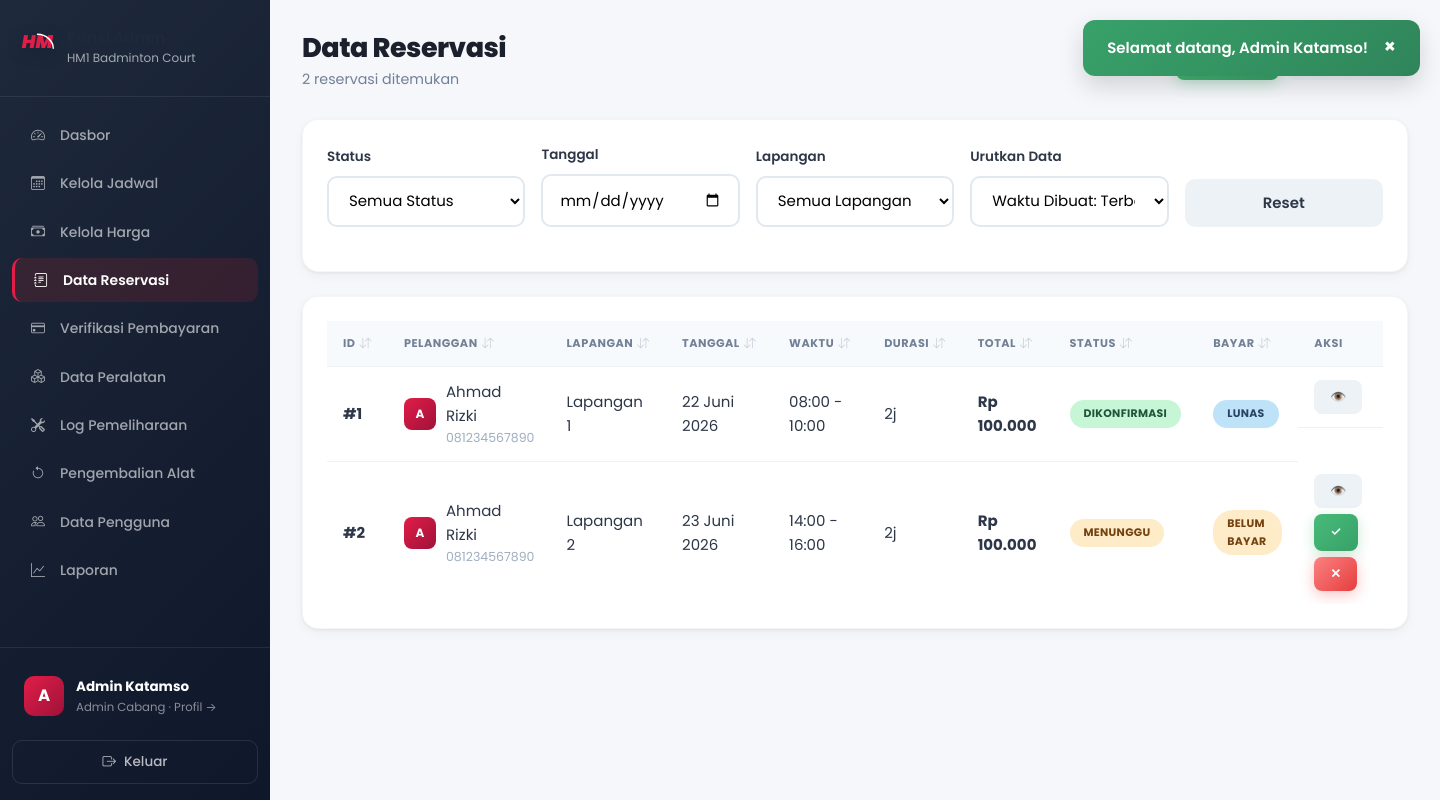
/admin/reservasi.php (signed in), run on the app's committed database.
### tables this page shows
CREATE TABLE IF NOT EXISTS cabang (
    id INT AUTO_INCREMENT PRIMARY KEY,
    nama VARCHAR(100) NOT NULL COMMENT 'Nama cabang',
    alamat VARCHAR(255) NOT NULL COMMENT 'Alamat lengkap cabang',
    jumlah_lapangan INT NOT NULL DEFAULT 0 COMMENT 'Jumlah lapangan di cabang',
    no_telepon VARCHAR(20) DEFAULT NULL COMMENT 'Nomor telepon cabang',
    created_at TIMESTAMP DEFAULT CURRENT_TIMESTAMP,
    
    INDEX idx_nama (nama)
);

CREATE TABLE IF NOT EXISTS reservasi (
    id INT AUTO_INCREMENT PRIMARY KEY,
    user_id INT NOT NULL COMMENT 'ID pelanggan pemesan',
    lapangan_id INT NOT NULL COMMENT 'ID lapangan yang dipesan',
    tanggal DATE NOT NULL COMMENT 'Tanggal main',
    waktu_mulai TIME NOT NULL COMMENT 'Jam mulai bermain',
    waktu_selesai TIME NOT NULL COMMENT 'Jam selesai bermain',
    durasi_jam INT NOT NULL COMMENT 'Lama sewa dalam jam',
    total_harga INT NOT NULL COMMENT 'Total biaya',
    catatan TEXT COMMENT 'Catatan tambahan dari pelanggan',
    status ENUM('pending', 'confirmed', 'cancelled', 'completed') DEFAULT 'pending' 
        COMMENT 'pending=menunggu, confirmed=dikonfirmasi, cancelled=dibatalkan, completed=selesai',
    payment_status ENUM('unpaid', 'dp_paid', 'paid') DEFAULT 'unpaid'
        COMMENT 'Status pembayaran',
    total_dibayar INT DEFAULT 0 COMMENT 'Total yang sudah dibayar',
    created_at TIMESTAMP DEFAULT CURRENT_TIMESTAMP,
    updated_at TIMESTAMP DEFAULT CURRENT_TIMESTAMP ON UPDATE CURRENT_TIMESTAMP,
    
    FOREIGN KEY (user_id) REFERENCES users(id) ON DELETE CASCADE,
    FOREIGN KEY (lapangan_id) REFERENCES lapangan(id) ON DELETE CASCADE,
    
    INDEX idx_tanggal (tanggal),
    INDEX idx_status (status),
    INDEX idx_payment_status (payment_status),
    INDEX idx_user (user_id),
    INDEX idx_lapangan_tanggal (lapangan_id, tanggal)
);

CREATE TABLE IF NOT EXISTS users (
    id INT AUTO_INCREMENT PRIMARY KEY,
    nama VARCHAR(100) NOT NULL COMMENT 'Nama lengkap',
    email VARCHAR(100) UNIQUE NOT NULL COMMENT 'Email untuk login',
    password VARCHAR(255) NOT NULL COMMENT 'Password terenkripsi bcrypt',
    no_telepon VARCHAR(20) NOT NULL COMMENT 'Nomor WhatsApp/telepon',
    role ENUM('user', 'admin', 'owner') DEFAULT 'user' COMMENT 'user=pelanggan, admin=admin cabang, owner=pemilik',
    cabang_id INT DEFAULT NULL COMMENT 'Cabang yang dikelola (khusus admin)',
    is_active TINYINT(1) DEFAULT 1 COMMENT '1=aktif, 0=nonaktif',
    foto VARCHAR(255) DEFAULT NULL COMMENT 'Path foto profil',
    created_at TIMESTAMP DEFAULT CURRENT_TIMESTAMP COMMENT 'Tanggal registrasi',
    
    INDEX idx_email (email),
    INDEX idx_role (role)
);

CREATE TABLE IF NOT EXISTS lapangan (
    id INT AUTO_INCREMENT PRIMARY KEY,
    cabang_id INT NOT NULL COMMENT 'ID cabang pemilik lapangan',
    nama VARCHAR(50) NOT NULL COMMENT 'Nama lapangan (Lapangan 1, 2, dst)',
    tipe ENUM('indoor', 'outdoor') DEFAULT 'indoor' COMMENT 'Tipe lapangan',
    status ENUM('tersedia', 'perawatan', 'tidak_aktif') DEFAULT 'tersedia' COMMENT 'Status ketersediaan',
    
    FOREIGN KEY (cabang_id) REFERENCES cabang(id) ON DELETE CASCADE,
    INDEX idx_cabang (cabang_id),
    INDEX idx_status (status)
);

### admin/reservasi.php (the view, shortened to what the rows shown need)
<?php
$cabang_id = getAdminCabangId();
$sort_by = $_GET['sort'] ?? 'created_at';
$sort_dir = strtoupper($_GET['dir'] ?? 'DESC');
$status_filter = $_GET['status'] ?? '';
$tanggal_filter = $_GET['tanggal'] ?? '';
$lapangan_filter = $_GET['lapangan'] ?? '';
$page = max(1, (int)($_GET['page'] ?? 1));
$paginasi = getReservasiByCabangPaginated($cabang_id, $status_filter, $tanggal_filter, $lapangan_filter, $page, 10, $sort_by, $sort_dir);
$currentFilters = array_filter([
    'status' => $status_filter,
    'tanggal' => $tanggal_filter,
    'lapangan' => $lapangan_filter,
]);
function getSortUrl($column, $currentSort, $currentDir, $filters) {
    $nextDir = ($currentSort === $column && strtoupper($currentDir) === 'ASC') ? 'DESC' : 'ASC';
    $params = array_merge($filters, ['sort' => $column, 'dir' => $nextDir, 'page' => 1]);
    return '?' . http_build_query($params);
}
function getSortIcon($column, $currentSort, $currentDir) {
    if ($currentSort !== $column) {
        return '<i class="bi bi-arrow-down-up" style="font-size:0.75rem; opacity:0.35; margin-left:4px;"></i>';
    }
    return '<i class="bi bi-arrow-down text-primary" style="font-size:0.85rem; font-weight:bold; margin-left:4px;"></i>';
}
require_once __DIR__ . '/../includes/header.php';
?>
<div class="dashboard-layout">
    <?php require_once __DIR__ . '/../includes/sidebar_admin.php'; ?>
    <main class="main-content">
        <header class="page-header">
            <div>
                <h1>Data Reservasi</h1>
            </div>
        </header>
        <div class="content-section">
            <?php if (empty($paginasi['data'])): ?>
                <div class="empty-state"><span>📋</span><p>Tidak ada reservasi ditemukan</p></div>
            <?php else: ?>
            <div class="table-responsive">
                <table class="data-table">
                    <thead>
                        <tr>
                            <th><a href="<?php echo getSortUrl('id', $sort_by, $sort_dir, $currentFilters); ?>" class="sort-header">ID <?php echo getSortIcon('id', $sort_by, $sort_dir); ?></a></th>
                            <th><a href="<?php echo getSortUrl('user_nama', $sort_by, $sort_dir, $currentFilters); ?>" class="sort-header">Pelanggan <?php echo getSortIcon('user_nama', $sort_by, $sort_dir); ?></a></th>
                            <th><a href="<?php echo getSortUrl('lapangan_nama', $sort_by, $sort_dir, $currentFilters); ?>" class="sort-header">Lapangan <?php echo getSortIcon('lapangan_nama', $sort_by, $sort_dir); ?></a></th>
                            <th><a href="<?php echo getSortUrl('tanggal', $sort_by, $sort_dir, $currentFilters); ?>" class="sort-header">Tanggal <?php echo getSortIcon('tanggal', $sort_by, $sort_dir); ?></a></th>
                            <th><a href="<?php echo getSortUrl('waktu_mulai', $sort_by, $sort_dir, $currentFilters); ?>" class="sort-header">Waktu <?php echo getSortIcon('waktu_mulai', $sort_by, $sort_dir); ?></a></th>
                            <th><a href="<?php echo getSortUrl('durasi_jam', $sort_by, $sort_dir, $currentFilters); ?>" class="sort-header">Durasi <?php echo getSortIcon('durasi_jam', $sort_by, $sort_dir); ?></a></th>
                            <th><a href="<?php echo getSortUrl('total_harga', $sort_by, $sort_dir, $currentFilters); ?>" class="sort-header">Total <?php echo getSortIcon('total_harga', $sort_by, $sort_dir); ?></a></th>
                            <th><a href="<?php echo getSortUrl('status', $sort_by, $sort_dir, $currentFilters); ?>" class="sort-header">Status <?php echo getSortIcon('status', $sort_by, $sort_dir); ?></a></th>
                            <th><a href="<?php echo getSortUrl('payment_status', $sort_by, $sort_dir, $currentFilters); ?>" class="sort-header">Bayar <?php echo getSortIcon('payment_status', $sort_by, $sort_dir); ?></a></th>
                            <th>Aksi</th>
                        </tr>
                    </thead>
                    <tbody>
                        <?php foreach ($paginasi['data'] as $r): ?>
                        <tr>
                            <td><strong>#<?php echo $r['id']; ?></strong></td>
                            <td>
                                <div class="user-cell">
                                    <div class="user-avatar-sm"><?php echo strtoupper(substr($r['user_nama'], 0, 1)); ?></div>
                                    <div>
                                        <span><?php echo htmlspecialchars($r['user_nama']); ?></span>
                                        <small style="display:block;color:#a0aec0;"><?php echo htmlspecialchars($r['no_telepon']); ?></small>
                                    </div>
                                </div>
                            </td>
                            <td><?php echo htmlspecialchars($r['lapangan_nama']); ?></td>
                            <td><?php echo formatTanggal($r['tanggal']); ?></td>
                            <td><?php echo substr($r['waktu_mulai'], 0, 5); ?> - <?php echo substr($r['waktu_selesai'], 0, 5); ?></td>
                            <td><?php echo $r['durasi_jam']; ?>j</td>
                            <td><strong><?php echo formatRupiah($r['total_harga']); ?></strong></td>
                            <td><span class="badge <?php echo getStatusBadgeClass($r['status']); ?>"><?php echo getStatusLabel($r['status']); ?></span></td>
                            <td><span class="badge <?php echo getPaymentStatusBadgeClass($r['payment_status']); ?>"><?php echo getPaymentStatusLabel($r['payment_status']); ?></span></td>
                            <td class="action-cell">
                                <button class="btn btn-sm btn-secondary" onclick="showDetail(<?php echo htmlspecialchars(json_encode($r)); ?>)">👁️</button>
                                <?php if ($r['status'] === 'pending'): ?>
                                <a href="<?php echo BASE_URL; ?>admin/konfirmasi.php?id=<?php echo $r['id']; ?>&action=confirm" class="btn btn-sm btn-success" onclick="return confirm('Konfirmasi reservasi ini?')">✓</a>
                                <button class="btn btn-sm btn-danger" onclick="showCancelModal(<?php echo $r['id']; ?>, '<?php echo addslashes($r['user_nama']); ?>')">✕</button>
                                <?php endif; ?>
                            </td>
                        </tr>
                        <?php endforeach; ?>
                    </tbody>
                </table>
            </div>
            <?php endif; ?>
        </div>
    </main>
</div>
<?php require_once __DIR__ . '/../includes/footer.php'; ?>

### includes/sidebar_admin.php (shortened to what the rows shown need)
<?php
$admin_cabang = getCabangById($_SESSION['cabang_id'] ?? 0);
$admin_cabang_nama = $admin_cabang['nama'] ?? 'Admin Panel';
?>
<aside class="sidebar" id="app-sidebar">
    <div class="sidebar-brand">
        <div>
            <h3>Panel Admin</h3>
            <small><?php echo htmlspecialchars($admin_cabang_nama); ?></small>
        </div>
    </div>
</aside>

### data on the page
cabang: nama "HM1 Badminton Court"
reservasi: id "1", user.nama "A", user.nama "Ahmad Rizki", user.no_telepon "081234567890", lapangan.nama "Lapangan 1", tanggal "22 Juni 2026", waktu_mulai "08:00", waktu_selesai "10:00", durasi_jam "2", total_harga "Rp 100.000", status "DIKONFIRMASI", payment_status "LUNAS"
reservasi: id "2", user.nama "A", user.nama "Ahmad Rizki", user.no_telepon "081234567890", lapangan.nama "Lapangan 2", tanggal "23 Juni 2026", waktu_mulai "14:00", waktu_selesai "16:00", durasi_jam "2", total_harga "Rp 100.000", status "MENUNGGU", payment_status "BELUM BAYAR"

### other printed values
$flash['message'] "Selamat datang, Admin Katamso!"
substr($_SESSION['nama'], 0, 1) "A"
$_SESSION['nama'] "Admin Katamso"
$paginasi['total'] "2"
